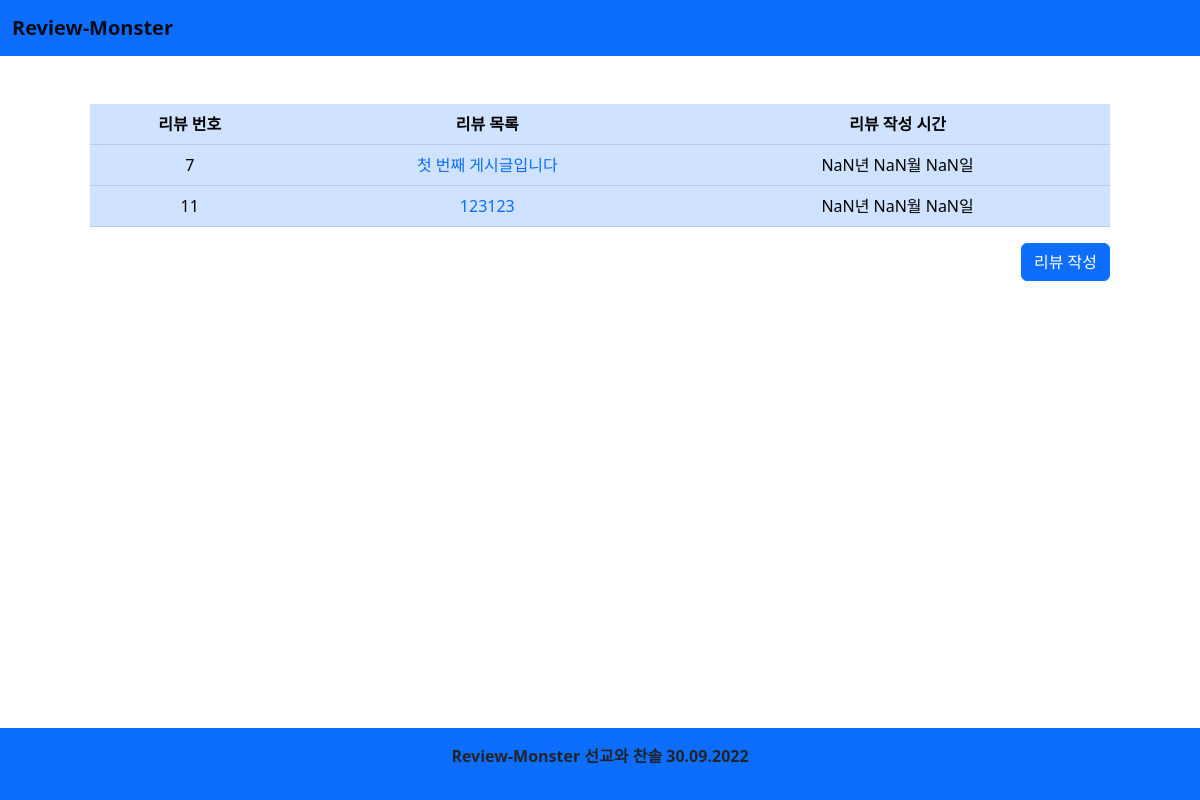
The app's page /index/ with its own data.
### pos/models.py (models this page shows)
class Review(models.Model):
    title = models.CharField(max_length=80)
    content = models.TextField()
    created_at = models.DateField(auto_now_add=True)
    updated_at = models.DateField(auto_now=True)

### pos/views.py (the view)
# urls.py: path('index/', views.index, name='index' ),
def index(request):
    reviews = Review.objects.all()
    context = {
        'reviews': reviews
    }
    return render(request, 'pos/index.html', context)

### pos/templates/pos/index.html (shortened to what this page needs)
{% extends 'base.html' %} {% block content %}
<div class="table-responsive m-5">
  <table class="table table-primary text-center">
    <thead>
      <tr>
        <th scope="col">리뷰 번호</th>
        <th scope="col">리뷰 목록</th>
        <th scope="col">리뷰 작성 시간</th>
      </tr>
    </thead>
    <tbody>
      {% for review in reviews %}
      <tr class="">
        <td scope="row">{{review.id}}</td>
        <td><a href="{% url 'pos:detail' review.id %}" class="text-decoration-none">{{review.title}}</a></td>
        <td id="created_at">{{review.created_at}}</td>
      </tr>
      {% endfor %}
    </tbody>
  </table>
  <div class="d-flex justify-content-end">
    <button type="button" class="btn btn-primary"><a href="{% url 'pos:new' %}" class="text-decoration-none text-white">리뷰 작성</a></button>
  </div>
</div>
{% endblock %}

### records on screen
Review: id "7", title "첫 번째 게시글입니다"
Review: id "11", title "123123"
